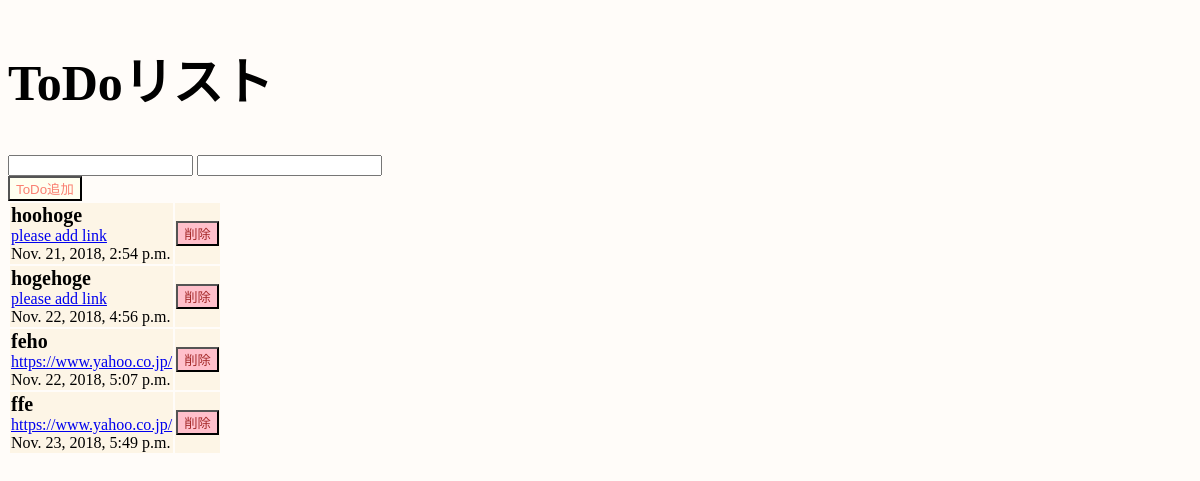
/todo/, run on the app's committed database.
### todo/models.py (models this page shows)
class Post(models.Model):
    message = models.CharField(
        max_length=100,
        verbose_name="タスク",
    )
    link = models.CharField(
        max_length=100,
        verbose_name="リンク",
    )
    created_date = models.DateTimeField(
        auto_now_add=True,
        verbose_name="登録日時",
        )

### todo/views.py (the view)
# urls.py: path('', views.IndexView.as_view(), name='index'),
def index(req):
    posts = Post.objects.all()
    form = PostForm()
    context = {'posts': posts, 'form': form, }
    return render(req, 'todo/index.html', context)

### todo/forms.py
class PostForm(forms.ModelForm):
    class Meta:
        model = Post
        fields = ('message', 'link')

### todo/templates/todo/index.html (shortened to what this page needs)
{% load static %}
<!DOCTYPE html>
<html>
    <head>
            <link rel="stylesheet" href="https://unpkg.com/karma-css@latest/dist/karma.min.css">
            <link rel="stylesheet"
            href="{% static 'css/todo.css' %}" >
    </head>
    <body>
        <div class="container">
            <h2>ToDoリスト</h2>
            <form action="{% url 'add' %}" method="post">
                <div class="text">
                        {{ form.message }}
                        {{ form.link }}
                </div>
                <div class="form-group">
                    <button type="submit" class="button">
                        ToDo追加
                    </button>
                </div>
            </form>
            <table class="todo list table">
                <tbody>
                    {% for post in posts %}
                        <tr>
                            <td>
                                <div class="message">{{ post.message }}</div>
                                <a href={{post.link}}>{{post.link}}</a>
                                <div>{{ post.created_date }}</div>
                            </td>
                            <td>
                                <form action="{% url 'delete' post.id %}" method="post">
                                    <button class="button del">削除</button>
                                </form>
                            </td>
                        </tr>
                    {% endfor %}
                </tbody>
            </table>
        </div>
    </body>
</html>

### todo/templates/todo/static/css/todo.css (style rules this page uses)
h2 { font-size: 50px; color: #000000; font-weight: 800; font-family: Impact; }
body { background: #fffcf9; }
td { border-top-width: 3px; border-top-color: #ffe0c1; background: #fdf5e6; }
.message { font-size: 20px; font-weight: 600; }
.button { color: #fa8072; background: #fffff0; }
.del { color: #a52a2a; background: #ffc0cb; }

### data on the page
Post: message "hoohoge", link "please add link", created_date "Nov. 21, 2018, 2:54 p.m."
Post: message "hogehoge", link "please add link", created_date "Nov. 22, 2018, 4:56 p.m."
Post: message "feho", link "https://www.yahoo.co.jp/", created_date "Nov. 22, 2018, 5:07 p.m."
Post: message "ffe", link "https://www.yahoo.co.jp/", created_date "Nov. 23, 2018, 5:49 p.m."
